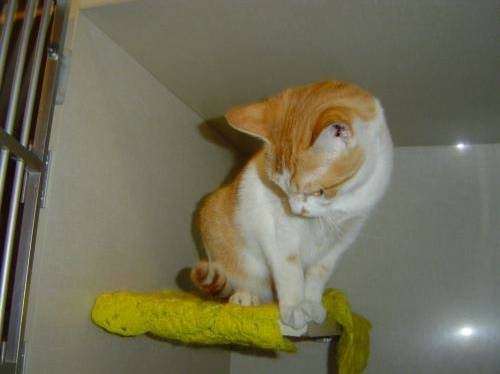
#> input picture Dataset/train/cat.11023.jpg, 500 x 374 px, found by its file name; its folder holds 4 pictures in this run; the run also reads 1 picture not shown here
$ jupyter execute --allow-errors Prodigy-ML-03.ipynb
#> lines starting #> are read from the running program, lines starting #| are printed output that depends on the picture
 # Importing Required libraries

[cell 1]
import numpy as np
import pandas as pd
import os
import zipfile
import cv2
from sklearn.model_selection import train_test_split
from sklearn.preprocessing import StandardScaler
from sklearn.svm import SVC
from sklearn.metrics import accuracy_score, classification_report, confusion_matrix
from sklearn.manifold import TSNE
import matplotlib.pyplot as plt
from tqdm import tqdm
import plotly.express as px
import random
from PIL import Image
import plotly.graph_objects as go
for dirname, _, filenames in os.walk('/kaggle/input'):
    for filename in filenames:
        print(os.path.join(dirname, filename))

# Extracting the datasets

#> (a cell that did not finish here is left out)

# Setting up paths

[cell 3]
train_dir = '/kaggle/working/train/train'
test_dir = '/kaggle/working/test/test1'

# Function to load and preprocess the images

[cell 4]
def load_images(folder, img_size=(64, 64), sample_count=20, label_filter=None):
    images = []
    labels = []
    filenames = os.listdir(folder)

    if label_filter is not None:
        filenames = [fname for fname in filenames if label_filter in fname]

    random.shuffle(filenames)
    for img in filenames[:sample_count]:
        try:
            img_path = os.path.join(folder, img)
            img_pil = Image.open(img_path)
            img_pil = img_pil.resize(img_size)
            img_np = np.array(img_pil) / 255.0  # Normalize pixel values
            images.append(img_np)
            labels.append(0 if 'cat' in img else 1)
        except Exception as e:
            print(f"Error loading image {img}: {e}")

    return np.array(images), np.array(labels)

# Visualize images with labels

[cell 5]
def visualize_images(images, labels, sample_count=20):
    fig, axes = plt.subplots(4, 5, figsize=(15, 12))
    axes = axes.flatten()

    for i in range(sample_count):
        axes[i].imshow(images[i])
        axes[i].set_title('Cat' if labels[i] == 0 else 'Dog')
        axes[i].axis('off')

    plt.tight_layout()
    plt.show()

# Load and visualize cat images

[cell 6]
cat_images, cat_labels = load_images(train_dir, sample_count=20, label_filter='cat')
#> in load_images, img_pil is the input picture: PIL image 500x374 RGB; mean R, G, B 113.8, 110.4, 87.3
#> in load_images, `img_pil = img_pil.resize(img_size)`:
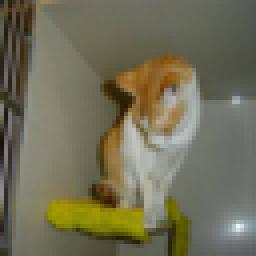
#> img_pil: PIL image 64x64 RGB (shown 4 times larger); mean R, G, B 113.8, 110.4, 87.2
#> pass 2 of the loop in load_images, `for img in filenames[:sample_count]:`:
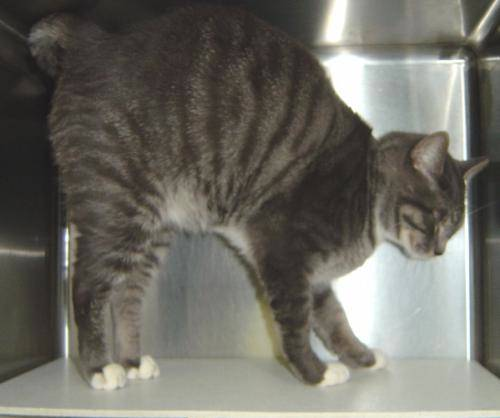
#> input picture Dataset/train/cat.10185.jpg, 500 x 418 px, found by its file name
#> in load_images, img_pil is the input picture: PIL image 500x418 RGB; mean R, G, B 108.7, 106.9, 99
#> in load_images, `img_pil = img_pil.resize(img_size)`:
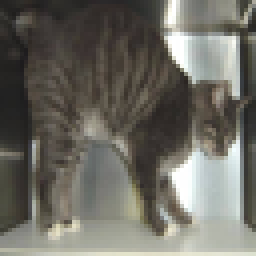
#> img_pil: PIL image 64x64 RGB (shown 4 times larger); mean R, G, B 108.8, 106.9, 99
#> pass 3 of the loop in load_images, `for img in filenames[:sample_count]:`:
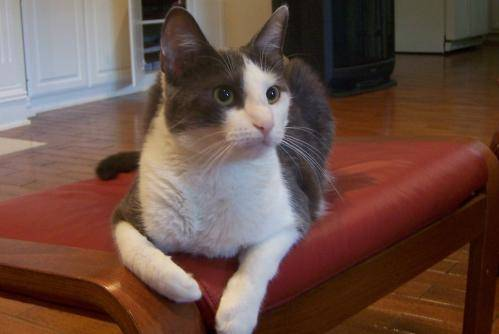
#> input picture Dataset/train/cat.10568.jpg, 499 x 334 px, found by its file name
#> in load_images, img_pil is the input picture: PIL image 499x334 RGB; mean R, G, B 106.4, 78.9, 69.3
#> img_pil: PIL image 64x64 RGB
#> the loop made 4 passes; the first 3 are shown
#> (the rest of this cell did not finish here and is left out)


# Load and visualize dog images

[cell 7]
dog_images, dog_labels = load_images(train_dir, sample_count=20, label_filter='dog')
#> (the rest of this cell did not finish here and is left out)


# Load and visualize both cat and dog images

[cell 8]
all_images, all_labels = load_images(train_dir, sample_count=20)
#> pass 2 of the loop in load_images, `for img in filenames[:sample_count]:`:
#> pass 3 of the loop in load_images, `for img in filenames[:sample_count]:`:
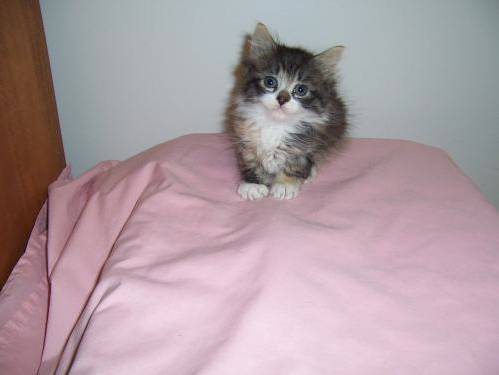
#> input picture Dataset/train/cat.1111.jpg, 499 x 375 px, found by its file name
#> in load_images, img_pil is the input picture: PIL image 499x375 RGB; mean R, G, B 173.9, 155.6, 162.1
#> in load_images (call 3), `img_pil = img_pil.resize(img_size)`:
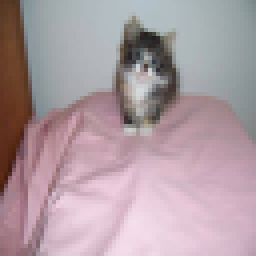
#> img_pil: PIL image 64x64 RGB (shown 4 times larger); mean R, G, B 173.9, 155.6, 162.2
#> the loop made 4 passes; the first 3 are shown
#> (the rest of this cell did not finish here and is left out)


# Loading and preprocessing the training data

[cell 9]
images, labels = load_images(train_dir, sample_count=10000)
#> pass 2 of the loop in load_images, `for img in filenames[:sample_count]:`:
#> pass 3 of the loop in load_images, `for img in filenames[:sample_count]:`:
#> the loop made 4 passes; the first 3 are shown
images = images / 255.0

# Display the shape of the images array

[cell 10]
print("Shape of images array:", images.shape)
#| Shape of images array: (4, 64, 64, 3)

# Display the shape of the first image

[cell 11]
print("Shape of the first image:", images[0].shape)
#| Shape of the first image: (64, 64, 3)

 # Display the first 2 images

[cell 12]
print(images[:2])
print(labels[:2])

# Flattening the images for the SVM input

[cell 13]
n_samples, img_height, img_width, img_channels = images.shape
#> n_samples = 4; img_height = 64; img_width = 64; img_channels = 3
images_flat = images.reshape(n_samples, -1)

# Standardizing the features

[cell 14]
scaler = StandardScaler()
images_flat_scaled = scaler.fit_transform(images_flat)

# Applying t-SNE

[cell 15]
perplexity = min(30, n_samples - 1)
#> perplexity = 3
tsne = TSNE(n_components=2, perplexity=perplexity, random_state=42)
images_tsne = tsne.fit_transform(images_flat_scaled)

# Splitting the dataset into training and test sets

[cell 16]
X_train, X_val, y_train, y_val = train_test_split(images_flat_scaled, labels, test_size=0.2, random_state=42)

[cell 17]
X_train

[cell 18]
X_val

[cell 19]
X_val

[cell 20]
y_val

# Checking class distribution

[cell 21]
unique, counts = np.unique(labels, return_counts=True)
print(f"Class distribution: {dict(zip(unique, counts))}")

[cell 22]
def plot_tsne_data(tsne_data, labels, title):
    df_tsne = pd.DataFrame()
    df_tsne['X'] = tsne_data[:, 0]
    df_tsne['Y'] = tsne_data[:, 1]
    df_tsne['Label'] = labels
    df_tsne['Label'] = df_tsne['Label'].map({0: 'Cat', 1: 'Dog'})

    fig = px.scatter(df_tsne, x='X', y='Y', color='Label', title=title)
    fig.show()

plot_tsne_data(images_tsne, labels, 't-SNE visualization of Cats vs Dogs')
